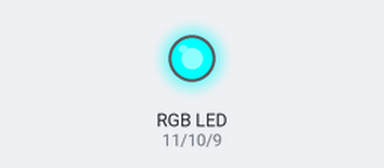
Recording of a sketch running on a simulated Arduino Uno, built with avr-gcc and run on an emulated ATmega328P. On the bench: an RGB LED mixed from three pins (HIGH = lit).

Above: at 0.1 s.
Timing chart, 0 to 1.6 s (numbered marks = the images above):
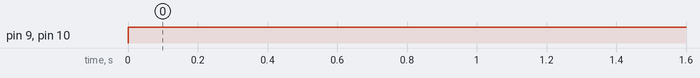

The sketch:

ledRGB.ino
```cpp
int ledrojo = 11;
int ledverde = 10;
int ledazul = 9;

void setup() {
  // put your setup code here, to run once:
  pinMode(ledrojo, OUTPUT);
  pinMode(ledverde, OUTPUT);
  pinMode(ledazul, OUTPUT);

}

void loop() {
  // put your main code here, to run repeatedly:
  digitalWrite(ledrojo, 0);
  digitalWrite(ledverde, 255);
  digitalWrite(ledazul, 148);
  delay(2000);

  /*digitalWrite(ledrojo, 0);
  digitalWrite(ledazul, 255);
  digitalWrite(ledverde, 0);
  delay(2000);

  digitalWrite(ledrojo, 0);
  digitalWrite(ledazul, 0);
  digitalWrite(ledverde, 255);
  delay(2000);*/

}
```

Measured:
- by itself, pin 9 (ledazul), pin 10 (ledverde): LOW → HIGH at 0.00 s
